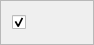
<?xml version="1.0" encoding="UTF-8"?>
<ui version="4.0">
 <class>UserWidget</class>
 <widget class="QFrame" name="UserWidget">
  <property name="geometry">
   <rect>
    <x>0</x>
    <y>0</y>
    <width>94</width>
    <height>45</height>
   </rect>
  </property>
  <property name="windowTitle">
   <string>Frame</string>
  </property>
  <property name="frameShape">
   <enum>QFrame::StyledPanel</enum>
  </property>
  <property name="frameShadow">
   <enum>QFrame::Raised</enum>
  </property>
  <layout class="QHBoxLayout" name="horizontalLayout">
   <item>
    <widget class="QCheckBox" name="userVisible">
     <property name="sizePolicy">
      <sizepolicy hsizetype="Fixed" vsizetype="Fixed">
       <horstretch>0</horstretch>
       <verstretch>0</verstretch>
      </sizepolicy>
     </property>
     <property name="text">
      <string/>
     </property>
     <property name="checked">
      <bool>true</bool>
     </property>
    </widget>
   </item>
   <item>
    <widget class="QLabel" name="userName">
     <property name="sizePolicy">
      <sizepolicy hsizetype="Expanding" vsizetype="Preferred">
       <horstretch>0</horstretch>
       <verstretch>0</verstretch>
      </sizepolicy>
     </property>
    </widget>
   </item>
  </layout>
 </widget>
 <resources/>
 <connections/>
</ui>
